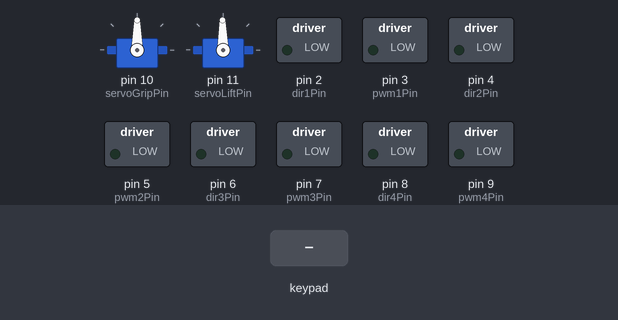
Simulated run of this sketch. Board: Arduino Mega 2560, built with avr-gcc and run on an emulated ATmega2560. On the bench: 2 × servo, switched loads named in the sketch (green lamp = pin HIGH). The inputs (shaded band) are chosen by the test bench. What the sketch prints to the serial monitor is not drawn.

Above: at 1.2 s.
1.3 s: key 'U' pressed
At 1.51 s:
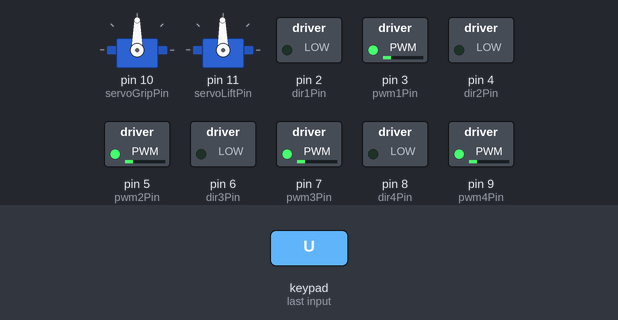
3.2 s: key 'D' pressed
At 3.4 s:
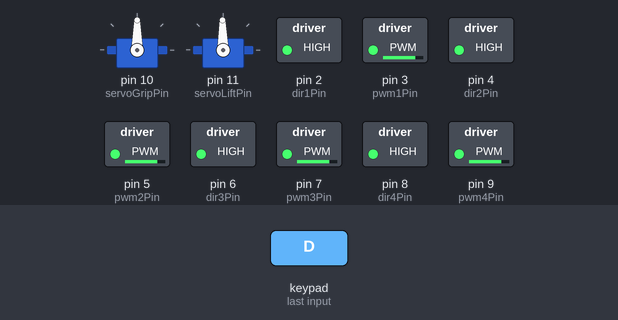
5.1 s: key 'L' pressed
At 5.3 s:
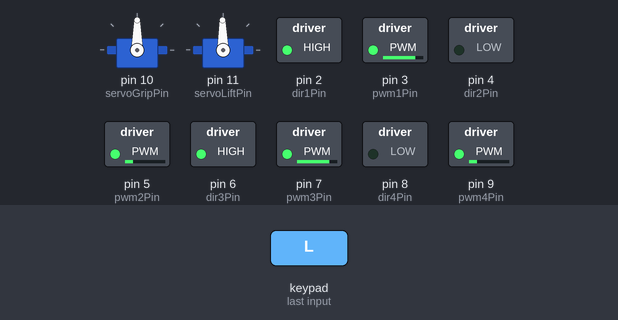
7.0 s: key 'R' pressed
At 7.2 s:
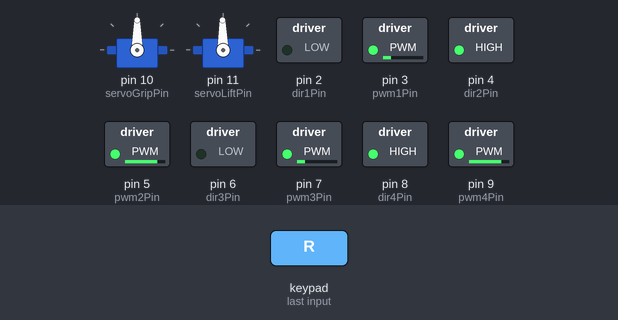
8.9 s: key 'X' pressed
At 9.6 s:
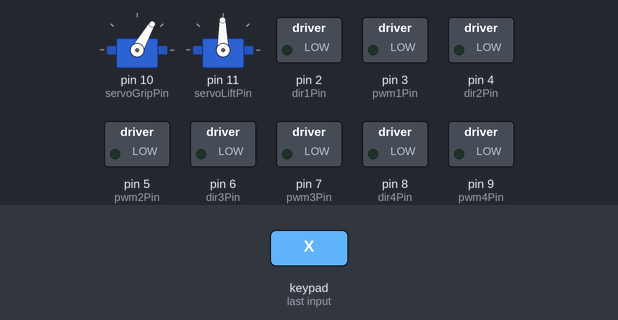
10.4 s: key 'S' pressed
At 11.8 s:
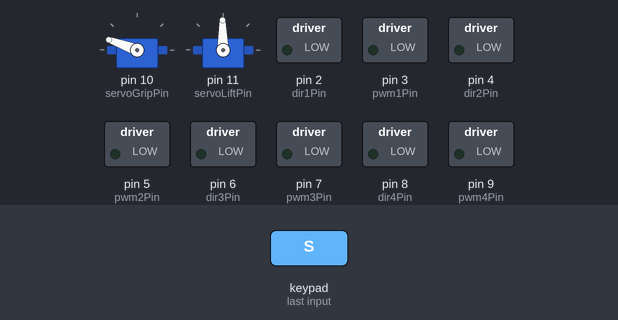
Timing chart, 0 to 12.9 s (numbered marks = the images above; inputs shaded):
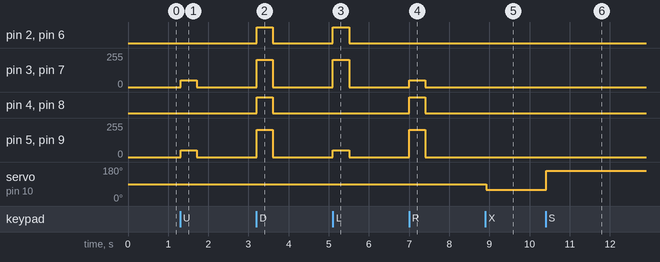

Measured:
- after the input at 1.3 s, pin 3 (pwm1Pin), pin 5 (pwm2Pin), pin 7 (pwm3Pin), pin 9 (pwm4Pin): 0/255 → 50/255 at once, → 0/255 0.40 s later
- after the input at 3.2 s, pin 2 (dir1Pin), pin 4 (dir2Pin), pin 6 (dir3Pin), pin 8 (dir4Pin): LOW → HIGH at once, → LOW 0.40 s later; pin 3 (pwm1Pin), pin 5 (pwm2Pin), pin 7 (pwm3Pin), pin 9 (pwm4Pin): 0/255 → 205/255 at once, → 0/255 0.40 s later
- after the input at 5.1 s, pin 2 (dir1Pin), pin 6 (dir3Pin): LOW → HIGH at once, → LOW 0.40 s later; pin 3 (pwm1Pin), pin 7 (pwm3Pin): 0/255 → 205/255 at once, → 0/255 0.40 s later; pin 5 (pwm2Pin), pin 9 (pwm4Pin): 0/255 → 50/255 at once, → 0/255 0.40 s later
- after the input at 7.0 s, pin 3 (pwm1Pin), pin 7 (pwm3Pin): 0/255 → 50/255 at once, → 0/255 0.40 s later; pin 4 (dir2Pin), pin 8 (dir4Pin): LOW → HIGH at once, → LOW 0.40 s later; pin 5 (pwm2Pin), pin 9 (pwm4Pin): 0/255 → 205/255 at once, → 0/255 0.40 s later
- after the input at 8.9 s, servo on pin 10 (servoGripPin): 90° → 60° at once
- after the input at 10.4 s, servo on pin 10 (servoGripPin): 60° → 160° at once

The sketch:

manual_robot_code.ino
```cpp
//Project : Manual Robot Baronas 2022
//Board   : Arduino Mega
//Author  : Helda Pratama

#include "hardware.h"
#include "motor.h"

void setup() {
  hardwareInit();
}

void loop() {
  ps2x.read_gamepad(false, vibrate);
  readAnalogStick();

  //Motor Drive
  if (key_r1) {
    if (key_r2) runningSpeed = 150;
    else runningSpeed = 100;
  }
  else if (key_r2) runningSpeed = 200;
  else runningSpeed = 50;

  if (key_up || analog.ly > 30) vx = runningSpeed;
  else if (key_down || analog.ly < -30) vx = -runningSpeed;
  else vx = 0;

  if (key_left || analog.lx > 30) vy = runningSpeed;
  else if (key_right || analog.lx < -30) vy = -runningSpeed;
  else vy = 0;

  if (analog.rx > 30) vphi = runningSpeed;
  else if (analog.rx < -30) vphi = -runningSpeed;
  else vphi = 0;

  omniDrive(vx, vy, vphi);

  //Servo Drive
  if (key_square) {
    servoGripState = 160;
    delay(10);
  }
  if (key_cross) {
    servoGripState = 60;
    delay(10);
  }
  servoGrip.write(servoGripState);

  if (key_l1) {
    servoLift.write(1050);
    delay(10);
  }
  else if (key_l2) {
    servoLift.write(1550);
    delay(10);
  }
  else {
    servoLift.write(1480);
    delay(10);
  }
}
```

hardware.h
```cpp
/*Hardware Pinout

  Stik PS
  data    14
  cmd     15
  clk     16
  att     17

  Motor Omni
  motor1 enable 2
  motor1 pwm    3
  motor2 enable 4
  motor2 pwm    5
  motor3 enable 6
  motor3 pwm    7
  motor4 enable 8
  motor4 pwm    9

  Servo
  servo grip    10
  servo lift    11

*/

//PS2
#include <PS2X_lib.h>
#define dataPin   14
#define cmdPin    15
#define attPin    17
#define clkPin    16
#define pressures   false
#define rumble      false
PS2X ps2x;
int error = 0;
byte type = 0;
byte vibrate = 0;

#define key_start     (ps2x.Button(PSB_START))
#define key_select    (ps2x.Button(PSB_SELECT))
#define key_up        (ps2x.Button(PSB_PAD_UP))
#define key_right     (ps2x.Button(PSB_PAD_RIGHT))
#define key_left      (ps2x.Button(PSB_PAD_LEFT))
#define key_down      (ps2x.Button(PSB_PAD_DOWN))
#define key_l3        (ps2x.Button(PSB_L3))
#define key_r3        (ps2x.Button(PSB_R3))
#define key_l1        (ps2x.Button(PSB_L1))
#define key_r1        (ps2x.Button(PSB_R1))
#define key_l2        (ps2x.Button(PSB_L2))
#define key_r2        (ps2x.Button(PSB_R2))
#define key_triangle  (ps2x.Button(PSB_TRIANGLE))
#define key_circle    (ps2x.Button(PSB_CIRCLE))
#define key_cross     (ps2x.Button(PSB_CROSS))
#define key_square    (ps2x.Button(PSB_SQUARE))

int key_analog_up = 0;
int key_analog_down = 0;
int key_analog_left = 0;
int key_analog_right = 0;

struct {
  int lx;
  int ly;
  int rx;
  int ry;
} analog;

void readAnalogStick() {
  analog.ly = 128 - (ps2x.Analog(PSS_LY));
  analog.lx = 128 - (ps2x.Analog(PSS_LX));
  analog.ry = 128 - (ps2x.Analog(PSS_RY));
  analog.rx = 128 - (ps2x.Analog(PSS_RX));
}

//Motor Omni
#define dir1Pin   2
#define pwm1Pin   3
#define dir2Pin   4
#define pwm2Pin   5
#define dir3Pin   6
#define pwm3Pin   7
#define dir4Pin   8
#define pwm4Pin   9
int runningSpeed, vx, vy, vphi;

//Servo
#include <Servo.h>
#define servoGripPin  10
#define servoLiftPin  11
Servo servoGrip;
Servo servoLift;

int servoGripState = 90;

void hardwareInit() {
  Serial.begin(9600);
  pinMode(dir1Pin, OUTPUT);
  pinMode(dir2Pin, OUTPUT);
  pinMode(dir3Pin, OUTPUT);
  pinMode(dir4Pin, OUTPUT);
  digitalWrite(dir1Pin, 0);
  digitalWrite(dir2Pin, 0);
  digitalWrite(dir3Pin, 0);
  digitalWrite(dir4Pin, 0);

  servoGrip.attach(servoGripPin);
  servoLift.attach(servoLiftPin);

atas:
  Serial.println("Find Controller");
  error = ps2x.config_gamepad(clkPin, cmdPin, attPin, dataPin, pressures, rumble);
  if (error != 0) {
    delay(1000);
    goto atas;
  }
  int type = ps2x.readType();
  switch (type) {
    case 0: Serial.println("Unknown Controller type found "); break;
    case 1: Serial.println("DualShock Controller found "); break;
    case 2: Serial.println("GuitarHero Controller found "); break;
    case 3: Serial.println("Wireless Sony DualShock Controller found "); break;
  }
  Serial.println("OK Detected");
}
```

motor.h
```cpp
void setMotor(int speed1, int speed2, int speed3, int speed4) {
  if (speed1 < 0) {
    speed1 = 255 + speed1;
    digitalWrite(dir1Pin, 1);
  }
  else digitalWrite(dir1Pin, 0);
  if (speed2 < 0) {
    speed2 = 255 + speed2;
    digitalWrite(dir2Pin, 1);
  }
  else digitalWrite(dir2Pin, 0);
  if (speed3 < 0) {
    speed3 = 255 + speed3;
    digitalWrite(dir3Pin, 1);
  }
  else digitalWrite(dir3Pin, 0);
  if (speed4 < 0) {
    speed4 = 255 + speed4;
    digitalWrite(dir4Pin, 1);
  }
  else digitalWrite(dir4Pin, 0);
  if (speed1 > 255) speed1 = 255;
  if (speed2 > 255) speed2 = 255;
  if (speed3 > 255) speed3 = 255;
  if (speed4 > 255) speed4 = 255;
  analogWrite(pwm1Pin, speed1);
  analogWrite(pwm2Pin, speed2);
  analogWrite(pwm3Pin, speed3);
  analogWrite(pwm4Pin, speed4);
}

void omniDrive(int vx, int vy, int v_phi) {
  int m1 = vx + (-(vy)) + (-(v_phi * 0.8));
  int m2 = vx + vy + (-(v_phi * 0.8));
  int m3 = vx + (-(vy)) + (v_phi * 0.8);
  int m4 = vx + vy + (v_phi * 0.8);
  setMotor(m1, m2, m3, m4);
}
```
